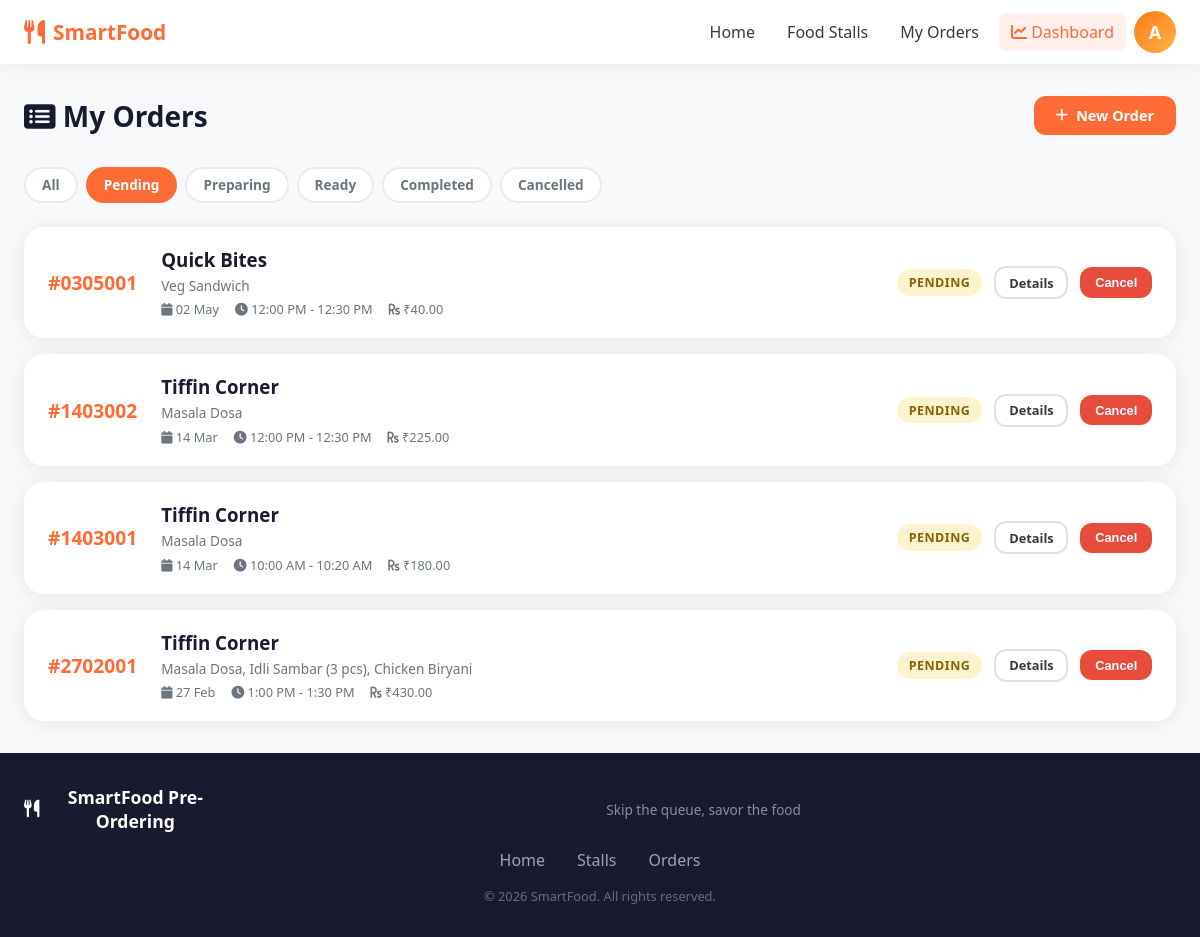
Page /orders/?status=pending (signed in) on the committed database.
### apps/users/models.py (models this page shows, shortened)
class User(AbstractUser):
    ROLE_CHOICES = [
        ('student', 'Student'),
        ('admin', 'Admin'),
        ('stall_owner', 'Stall Owner'),
    ]
    role = models.CharField(max_length=20, choices=ROLE_CHOICES, default='student')
    student_id = models.CharField(max_length=20, blank=True, null=True, unique=True)
    phone = models.CharField(max_length=15, blank=True)
    profile_pic = models.ImageField(upload_to='profiles/', blank=True, null=True)
    class Meta:
        verbose_name = 'User'
        verbose_name_plural = 'Users'

### apps/orders/models.py (models this page shows, shortened)
class Order(models.Model):
    user = models.ForeignKey(User, on_delete=models.CASCADE, related_name='orders')
    stall = models.ForeignKey(FoodStall, on_delete=models.CASCADE, related_name='orders')
    break_slot = models.CharField(max_length=5, choices=BREAK_SLOT_CHOICES)
    pickup_date = models.DateField()
    status = models.CharField(max_length=20, choices=ORDER_STATUS_CHOICES, default='pending')
    total_amount = models.DecimalField(max_digits=10, decimal_places=2, default=0)
    special_instructions = models.TextField(blank=True)
    token_number = models.CharField(max_length=10, blank=True)
    created_at = models.DateTimeField(auto_now_add=True)
    updated_at = models.DateTimeField(auto_now=True)
    estimated_ready_time = models.DateTimeField(null=True, blank=True)
    class Meta:
        ordering = ['-created_at']

class OrderItem(models.Model):
    order = models.ForeignKey(Order, on_delete=models.CASCADE, related_name='order_items')
    menu_item = models.ForeignKey(MenuItem, on_delete=models.CASCADE)
    quantity = models.PositiveIntegerField(default=1)
    price_at_order = models.DecimalField(max_digits=8, decimal_places=2)
    customization = models.TextField(blank=True)

### apps/stalls/models.py (models this page shows, shortened)
class FoodStall(models.Model):
    name = models.CharField(max_length=100)
    description = models.TextField(blank=True)
    owner = models.ForeignKey(User, on_delete=models.SET_NULL, null=True, related_name='stalls')
    image = models.ImageField(upload_to='stalls/', blank=True, null=True)
    location = models.CharField(max_length=200, blank=True)
    is_open = models.BooleanField(default=True)
    max_capacity = models.IntegerField(default=50, help_text="Maximum orders per break slot")
    created_at = models.DateTimeField(auto_now_add=True)

class MenuItem(models.Model):
    CATEGORY_CHOICES = [
        ('snacks', 'Snacks'),
        ('meals', 'Meals'),
        ('beverages', 'Beverages'),
        ('desserts', 'Desserts'),
        ('combos', 'Combos'),
    ]
    stall = models.ForeignKey(FoodStall, on_delete=models.CASCADE, related_name='menu_items')
    name = models.CharField(max_length=100)
    description = models.TextField(blank=True)
    price = models.DecimalField(max_digits=8, decimal_places=2)
    category = models.CharField(max_length=20, choices=CATEGORY_CHOICES, default='snacks')
    image = models.ImageField(upload_to='menu_items/', blank=True, null=True)
    is_available = models.BooleanField(default=True)
    prep_time_minutes = models.IntegerField(default=10)
    calories = models.IntegerField(null=True, blank=True)
    is_vegetarian = models.BooleanField(default=False)
    created_at = models.DateTimeField(auto_now_add=True)

### apps/orders/views.py (the view)
# urls.py: path('orders/', views.my_orders, name='my_orders'),
@login_required
def my_orders(request):
    orders = Order.objects.filter(user=request.user).select_related('stall').prefetch_related('order_items__menu_item')
    status_filter = request.GET.get('status')
    if status_filter:
        orders = orders.filter(status=status_filter)
    return render(request, 'orders/my_orders.html', {
        'orders': orders,
        'status_filter': status_filter,
    })

### templates/orders/my_orders.html (shortened to what this page needs)
{% extends 'base/base.html' %}
{% load static %}
{% block content %}
<div class="container">
    <div class="page-header">
        <h1><i class="fas fa-list-alt"></i> My Orders</h1>
        <a href="{% url 'stall_list' %}" class="btn btn-primary">
            <i class="fas fa-plus"></i> New Order
        </a>
    </div>
    <div class="filter-tabs">
        <a href="{% url 'my_orders' %}" class="filter-tab {% if not status_filter %}active{% endif %}">All</a>
        <a href="?status=pending" class="filter-tab {% if status_filter == 'pending' %}active{% endif %}">Pending</a>
        <a href="?status=preparing" class="filter-tab {% if status_filter == 'preparing' %}active{% endif %}">Preparing</a>
        <a href="?status=ready" class="filter-tab {% if status_filter == 'ready' %}active{% endif %}">Ready</a>
        <a href="?status=completed" class="filter-tab {% if status_filter == 'completed' %}active{% endif %}">Completed</a>
        <a href="?status=cancelled" class="filter-tab {% if status_filter == 'cancelled' %}active{% endif %}">Cancelled</a>
    </div>
    {% if orders %}
    <div class="orders-list">
        {% for order in orders %}
        <div class="order-list-card">
            <div class="olc-token">#{{ order.token_number }}</div>
            <div class="olc-info">
                <h3>{{ order.stall.name }}</h3>
                <div class="olc-items">
                    {% for item in order.order_items.all|slice:":3" %}
                        {{ item.menu_item.name }}{% if not forloop.last %}, {% endif %}
                    {% endfor %}
                </div>
                <div class="olc-meta">
                    <span><i class="fas fa-calendar"></i> {{ order.pickup_date|date:"d M" }}</span>
                    <span><i class="fas fa-clock"></i> {{ order.get_break_slot_display }}</span>
                    <span><i class="fas fa-rupee-sign"></i> ₹{{ order.total_amount }}</span>
                </div>
            </div>
            <div class="olc-right">
                <span class="status-badge status-{{ order.status }}">{{ order.get_status_display }}</span>
                <a href="{% url 'order_detail' order.pk %}" class="btn btn-sm btn-outline">Details</a>
                {% if order.status in 'pending,confirmed' %}
                <form action="{% url 'cancel_order' order.pk %}" method="post"
                      onsubmit="return confirm('Cancel this order?')" style="display:inline">
                    <button type="submit" class="btn btn-sm btn-danger">Cancel</button>
                </form>
                {% endif %}
            </div>
        </div>
        {% endfor %}
    </div>
    {% endif %}
</div>
{% endblock %}

### templates/base/base.html (shortened to what this page needs)
<!doctype html>
<html lang="en">
  <head>
    {% load static %}
    <link rel="stylesheet" href="{% static 'css/main.css' %}" />
    <link
      rel="stylesheet"
      href="https://cdnjs.cloudflare.com/ajax/libs/font-awesome/6.4.0/css/all.min.css"
    />
  </head>
  <body class="{% block body_class %}{% endblock %}">
    <nav class="navbar">
      <div class="nav-container">
        <a href="{% url 'home' %}" class="nav-brand">
          <i class="fas fa-utensils"></i>
          <span>SmartFood</span>
        </a>
        <div class="nav-links">
          <a href="{% url 'home' %}" class="nav-link">Home</a>
          <a href="{% url 'stall_list' %}" class="nav-link">Food Stalls</a>
          {% if user.is_authenticated %}
          <a href="{% url 'my_orders' %}" class="nav-link">My Orders</a>
          {% if user.is_staff or user.is_stall_owner or user.role == 'admin' %}
          <a href="{% url 'admin_dashboard' %}" class="nav-link nav-admin">
            <i class="fas fa-chart-line"></i> Dashboard
          </a>
          {% endif %}
          <div class="user-menu" id="userMenu">
            <div class="avatar-circle" onclick="toggleDropdown()">
              {{ user.username|first|upper }}
            </div>
          </div>
          {% else %}
          <a href="{% url 'login' %}" class="btn btn-outline">Login</a>
          <a href="{% url 'register' %}" class="btn btn-primary">Register</a>
          {% endif %}
        </div>
      </div>
    </nav>
    <main class="main-content">{% block content %}{% endblock %}</main>
    <footer class="footer">
      <div class="footer-container">
        <div class="footer-brand">
          <i class="fas fa-utensils"></i>
          <strong>SmartFood Pre-Ordering</strong>
          <p>Skip the queue, savor the food</p>
        </div>
        <div class="footer-links">
          <a href="{% url 'home' %}">Home</a>
          <a href="{% url 'stall_list' %}">Stalls</a>
          {% if user.is_authenticated %}
          <a href="{% url 'my_orders' %}">Orders</a>
          {% endif %}
        </div>
        <p class="footer-copy">&copy; 2026 SmartFood. All rights reserved.</p>
      </div>
    </footer>
  </body>
</html>

### rows in the picture
User: username|first "A"
Order: token_number "0305001", stall.name "Quick Bites", pickup_date "02 May", break_slot "12:00 PM - 12:30 PM", total_amount "40.00", status "PENDING", shows "Cancel"
OrderItem: menu_item.name "Veg Sandwich"
Order: token_number "1403002", stall.name "Tiffin Corner", pickup_date "14 Mar", break_slot "12:00 PM - 12:30 PM", total_amount "225.00", status "PENDING", shows "Cancel"
OrderItem: menu_item.name "Masala Dosa"
Order: token_number "1403001", stall.name "Tiffin Corner", pickup_date "14 Mar", break_slot "10:00 AM - 10:20 AM", total_amount "180.00", status "PENDING", shows "Cancel"
OrderItem: menu_item.name "Masala Dosa"
Order: token_number "2702001", stall.name "Tiffin Corner", pickup_date "27 Feb", break_slot "1:00 PM - 1:30 PM", total_amount "430.00", status "PENDING", shows "Cancel"
OrderItem: menu_item.name "Masala Dosa"
OrderItem: menu_item.name "Idli Sambar (3 pcs)"
OrderItem: menu_item.name "Chicken Biryani"
